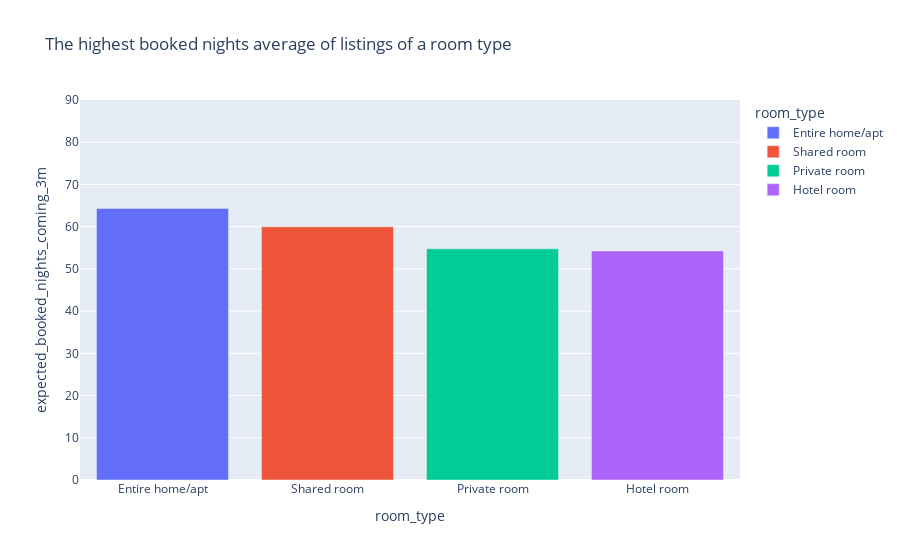

The notebook cell this image was saved under:
### Markdown cell above
#### what room types have highest averege of booked nights over the next 3 month ?

### Code cell
temp=romeListings.groupby("room_type")["expected_booked_nights_coming_3m"].mean().sort_values(ascending=False).reset_index()
fig = px.bar(temp,x = 'room_type', y = "expected_booked_nights_coming_3m", title = "The highest booked nights average of listings of a room type",color="room_type", labels={
	"y": "Booked nights (next 3 months)",
	"x": "Room Type"
},range_y=[0,90])
fig.show()

### Figure 1 — Plotly figure (JSON) as saved in the notebook; plotly's stock layout.template omitted (floating-point values rounded to 4 significant figures)
{"data": [{"alignmentgroup": "True", "hovertemplate": "room_type=%{x}<br>expected_booked_nights_coming_3m=%{y}<extra></extra>", "legendgroup": "Entire home/apt", "marker": {"color": "#636efa", "pattern": {"shape": ""}}, "name": "Entire home/apt", "offsetgroup": "Entire home/apt", "orientation": "v", "showlegend": true, "textposition": "auto", "type": "bar", "x": ["Entire home/apt"], "xaxis": "x", "y": [64.33], "yaxis": "y"}, {"alignmentgroup": "True", "hovertemplate": "room_type=%{x}<br>expected_booked_nights_coming_3m=%{y}<extra></extra>", "legendgroup": "Shared room", "marker": {"color": "#EF553B", "pattern": {"shape": ""}}, "name": "Shared room", "offsetgroup": "Shared room", "orientation": "v", "showlegend": true, "textposition": "auto", "type": "bar", "x": ["Shared room"], "xaxis": "x", "y": [59.96], "yaxis": "y"}, {"alignmentgroup": "True", "hovertemplate": "room_type=%{x}<br>expected_booked_nights_coming_3m=%{y}<extra></extra>", "legendgroup": "Private room", "marker": {"color": "#00cc96", "pattern": {"shape": ""}}, "name": "Private room", "offsetgroup": "Private room", "orientation": "v", "showlegend": true, "textposition": "auto", "type": "bar", "x": ["Private room"], "xaxis": "x", "y": [54.77], "yaxis": "y"}, {"alignmentgroup": "True", "hovertemplate": "room_type=%{x}<br>expected_booked_nights_coming_3m=%{y}<extra></extra>", "legendgroup": "Hotel room", "marker": {"color": "#ab63fa", "pattern": {"shape": ""}}, "name": "Hotel room", "offsetgroup": "Hotel room", "orientation": "v", "showlegend": true, "textposition": "auto", "type": "bar", "x": ["Hotel room"], "xaxis": "x", "y": [54.26], "yaxis": "y"}], "layout": {"barmode": "relative", "legend": {"title": {"text": "room_type"}, "tracegroupgap": 0}, "title": {"text": "The highest booked nights average of listings of a room type"}, "xaxis": {"anchor": "y", "categoryarray": ["Entire home/apt", "Shared room", "Private room", "Hotel room"], "categoryorder": "array", "domain": [0, 1], "title": {"text": "room_type"}}, "yaxis": {"anchor": "x", "domain": [0, 1], "range": [0, 90], "title": {"text": "expected_booked_nights_coming_3m"}}}}
